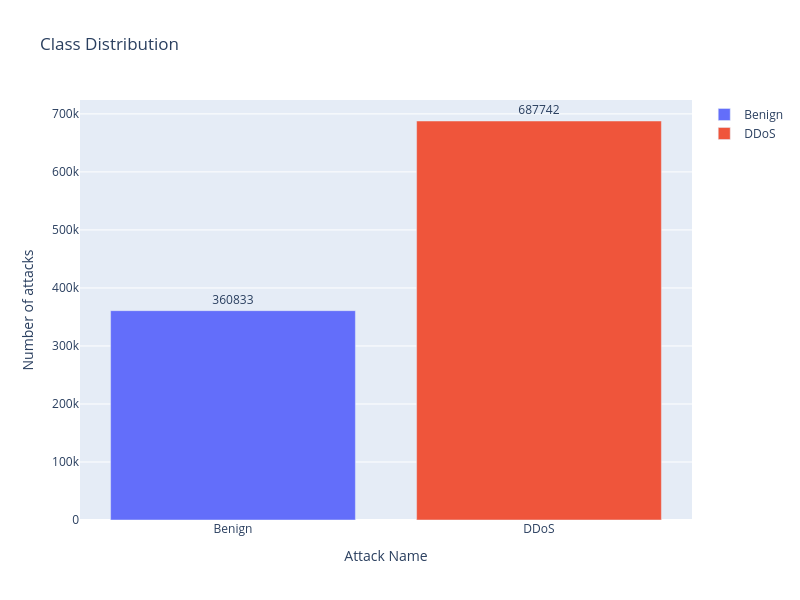

The cell this chart's notebook holds for it:
### Code cell
fig = go.Figure(data=[
    go.Bar(name='Benign', 
           y=data["Label"].value_counts().values[1:2],
           x=['Benign'],
           text = data["Label"].value_counts()[1:2],
           orientation='v',
           textposition='outside',),
    go.Bar(name='DDoS', 
           y=data["Label"].value_counts().values[0:1],
           x=['DDoS'],
           text = data["Label"].value_counts()[0:1],
           orientation='v',
           textposition='outside',)
])
# Change the bar mode
fig.update_layout(
                  width=800,
                  height=600,
                  title=f'Class Distribution',
                  yaxis_title='Number of attacks',
                  xaxis_title='Attack Name',)
iplot(fig)

### Figure 1 — Plotly figure (JSON) as saved in the notebook; plotly's stock layout.template omitted (floating-point values rounded to 4 significant figures)
{"data": [{"name": "Benign", "orientation": "v", "text": [360833], "textposition": "outside", "type": "bar", "x": ["Benign"], "y": [360833]}, {"name": "DDoS", "orientation": "v", "text": [687742], "textposition": "outside", "type": "bar", "x": ["DDoS"], "y": [687742]}], "layout": {"height": 600, "title": {"text": "Class Distribution"}, "width": 800, "xaxis": {"title": {"text": "Attack Name"}}, "yaxis": {"title": {"text": "Number of attacks"}}}}
